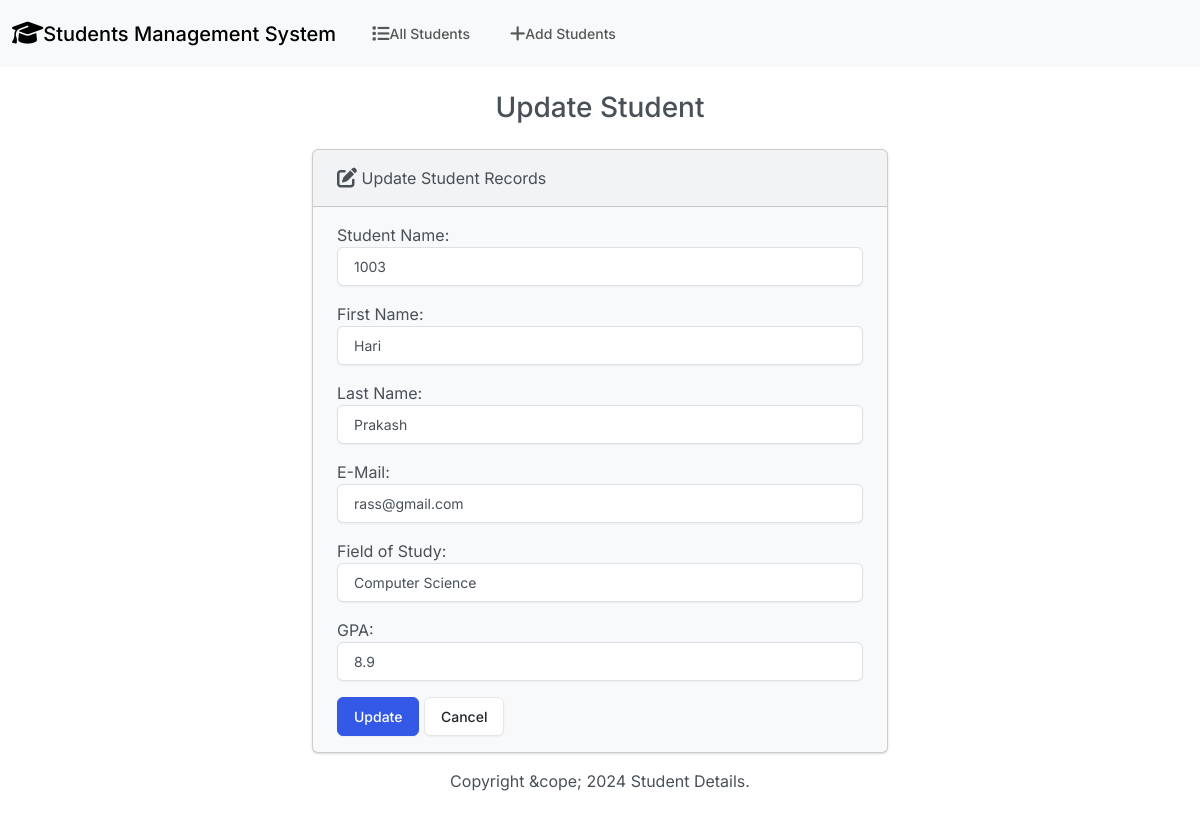
Before: /edit/3/ with the older database file.
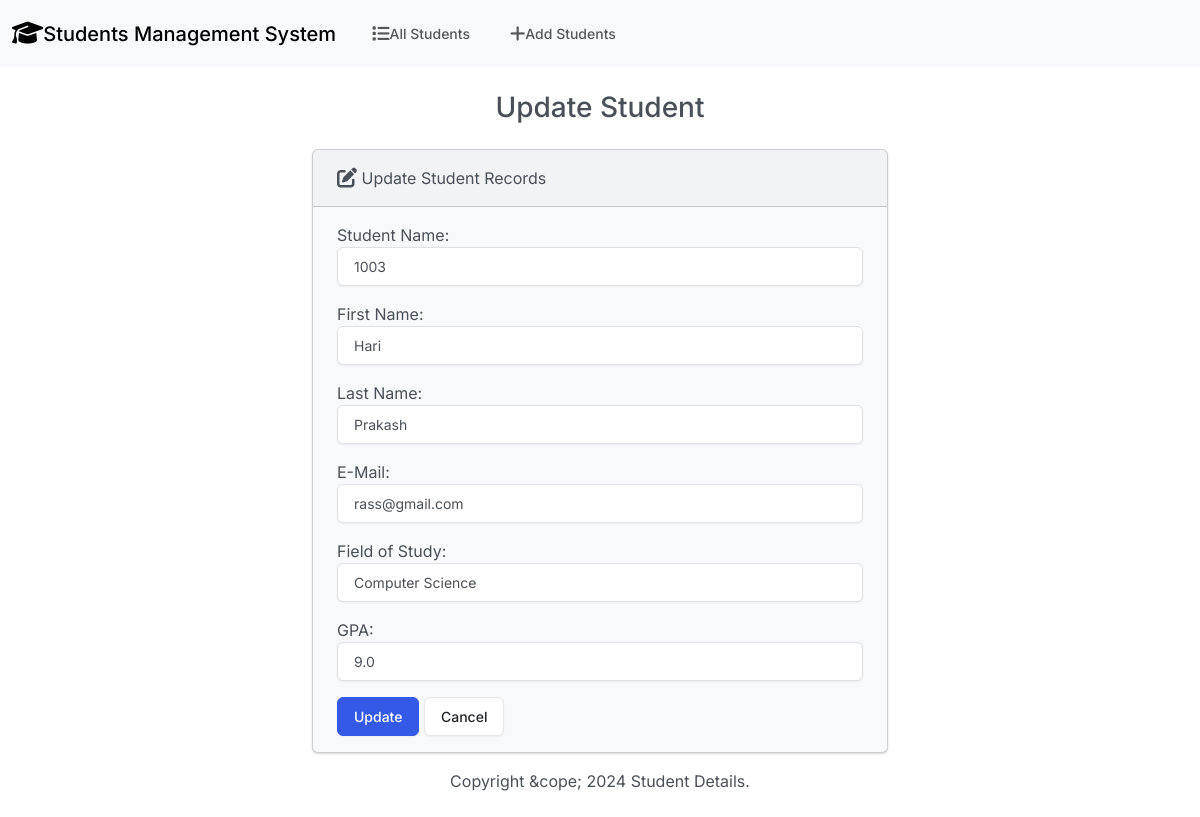
After: the same page with the newer database file.
### student/models.py (models this page shows, shortened)
class Student(models.Model):
    std_num = models.IntegerField()
    first_name = models.CharField(max_length=100)
    last_name = models.CharField(max_length=100)
    email = models.EmailField(max_length=100)
    branch = models.CharField(max_length=100)
    gpa = models.FloatField()

### student/views.py (the view)
# urls.py: path('edit/<int:id>/', views.edit, name='edit'),
def edit(request, id):
    student = Student.objects.get(id=id)
    if request.method == 'POST':
        form = StudentForm(request.POST,instance=student)
        if form.is_valid():
            form.save()
            return render(request, 'students/edit.html',{
                'form':form,
                'success':True
            })
    else:
        student = Student.objects.get(id=id)
        form = StudentForm(instance=student)
    return render(request, 'students/edit.html',{
        'form':form
    })

### student/forms.py
class StudentForm(forms.ModelForm):
    class Meta:
        model = Student
        fields = ['std_num','first_name','last_name','email','branch','gpa']
        labels = {
            'std_num':'Student Name',
            'first_name': 'First Name',
            'last_name': 'Last Name',
            'email': 'E-Mail',
            'branch': 'Field of Study',
            'gpa': 'GPA'
        }
        widgets = {
            'std_num': forms.NumberInput(attrs={'class':'form-control'}),
            'first_name': forms.TextInput(attrs={'class':'form-control'}),
            'last_name': forms.TextInput(attrs={'class':'form-control'}),
            'email': forms.EmailInput(attrs={'class':'form-control'}),
            'branch': forms.TextInput(attrs={'class':'form-control'}),
            'gpa': forms.NumberInput(attrs={'class':'form-control'})
        }

### student/templates/students/edit.html (shortened to what this page needs)
{% extends "students/base.html" %}
{% block body %}
<h3 class="text-center m-4">Update Student</h3>
{% if success %}
<div class="alert alert-success" role="alert">
    The student information is updated successfully.
    <a href="{% url 'index' %}" class="alert-link">Go to Home Page.</a>
</div>
{% else %}
<div class="row justify-content-center">
    <div class="col-6">
        <div class="card bg-light mb-3">
            <div class="card-header">
                <i class="fa-solid fa-pen-to-square fa-lg"></i> Update Student Records
            </div>
            <div class="card-body">
                <form action="" method="POST">
                    {{ form.as_p }}
                    <button type="submit" class="btn btn-primary">Update</button>
                    <a href="{% url 'index' %}" class="btn btn-secondary">Cancel</a>
                </form>
            </div>
          </div>
    </div>
</div>
{% endif %}
{% endblock %}

Changed rows visible on the page:
changed Student "Hari": gpa "8.9" → "9.0"
